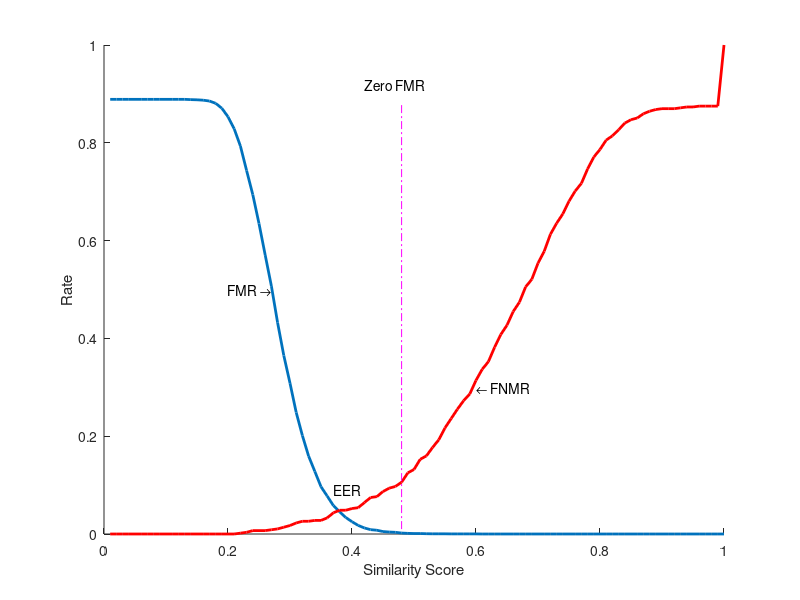

Recreate this plot in MATLAB.
clear all; clc; addpath(genpath(pwd));

%% BUILDING FMR AND FNMR, THIS WILL TAKE ABOUT 2 HOURS
% build_fmr

%% PLOT FMR & FNMR
load('fmr.mat'); load('fnmr.mat');
figure, hold on;

afmr=mean(fmr,2);
plot(0.01:.01:1,afmr,'LineWidth',2);
text(0.60,0.3,'\leftarrow FNMR','HorizontalAlignment','left');

afnmr=mean(fnmr,2);
plot(0.01:.01:1,afnmr,'r','LineWidth',2);
text(0.27,0.5,'FMR \rightarrow','HorizontalAlignment','right');

plot([0.48 0.48],[0.01 0.88],'-.m');
text(0.42,0.92,'Zero FMR');

text(0.37,0.09,'EER');
xlabel('Similarity Score'); ylabel('Rate');